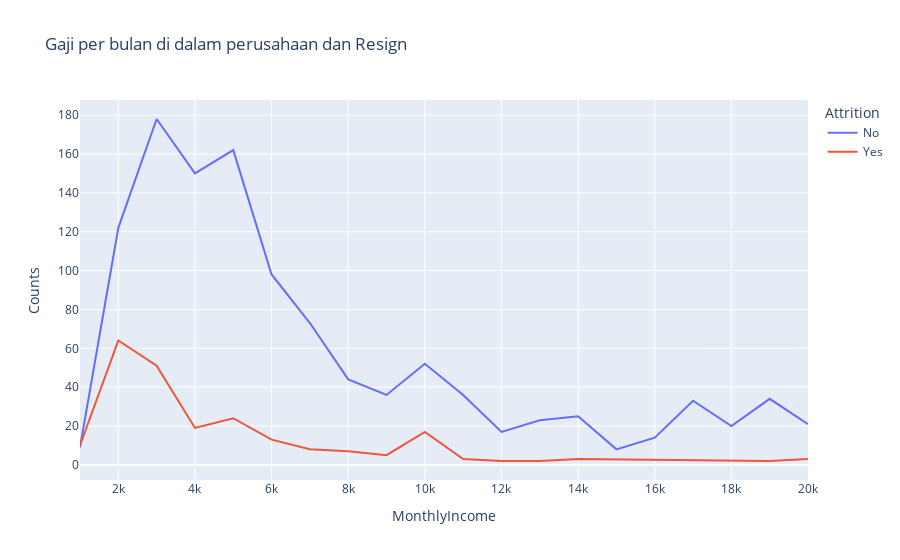

Notebook cell for this chart:
### Markdown cell above
Bisa di ambil kesimpulan dari grafik di atas:
1. Pada dataset ini tingkat tertinggi karyawan meningglkan perusahaan berada di usia 30tahunan akan tetapi seiring dengan berjalanya waktu tingkat karwayan menginggalkan peusahaan menurun di iringi dengan usia yang semakin bertambah
2. Hal ini bisa saja di sebabkan oleh pada diri karyawan ingin mencari perusahaan yang memang sesuai dengan passion pribadinya, ini terjadi pada usia awal sampai menginjak usia 30 tahunan

### Code cell
rate_att=df0.groupby(['MonthlyIncome','Attrition']).apply(lambda x:x['MonthlyIncome'].count()).reset_index(name='Counts')
rate_att['MonthlyIncome']=round(rate_att['MonthlyIncome'],-3)
rate_att=rate_att.groupby(['MonthlyIncome','Attrition']).apply(lambda x:x['MonthlyIncome'].count()).reset_index(name='Counts')
fig=px.line(rate_att,x='MonthlyIncome',y='Counts',color='Attrition',title='Gaji per bulan di dalam perusahaan dan Resign')
fig.show()

### Figure 1 — Plotly figure (JSON) as saved in the notebook; plotly's stock layout.template omitted (floating-point values rounded to 4 significant figures)
{"data": [{"hovertemplate": "Attrition=No<br>MonthlyIncome=%{x}<br>Counts=%{y}<extra></extra>", "legendgroup": "No", "line": {"color": "#636efa", "dash": "solid"}, "marker": {"symbol": "circle"}, "mode": "lines", "name": "No", "orientation": "v", "showlegend": true, "type": "scatter", "x": [1000, 2000, 3000, 4000, 5000, 6000, 7000, 8000, 9000, 10000, 11000, 12000, 13000, 14000, 15000, 16000, 17000, 18000, 19000, 20000], "xaxis": "x", "y": [9, 122, 178, 150, 162, 98, 73, 44, 36, 52, 36, 17, 23, 25, 8, 14, 33, 20, 34, 21], "yaxis": "y"}, {"hovertemplate": "Attrition=Yes<br>MonthlyIncome=%{x}<br>Counts=%{y}<extra></extra>", "legendgroup": "Yes", "line": {"color": "#EF553B", "dash": "solid"}, "marker": {"symbol": "circle"}, "mode": "lines", "name": "Yes", "orientation": "v", "showlegend": true, "type": "scatter", "x": [1000, 2000, 3000, 4000, 5000, 6000, 7000, 8000, 9000, 10000, 11000, 12000, 13000, 14000, 19000, 20000], "xaxis": "x", "y": [10, 64, 51, 19, 24, 13, 8, 7, 5, 17, 3, 2, 2, 3, 2, 3], "yaxis": "y"}], "layout": {"legend": {"title": {"text": "Attrition"}, "tracegroupgap": 0}, "title": {"text": "Gaji per bulan di dalam perusahaan dan Resign"}, "xaxis": {"anchor": "y", "domain": [0, 1], "title": {"text": "MonthlyIncome"}}, "yaxis": {"anchor": "x", "domain": [0, 1], "title": {"text": "Counts"}}}}
